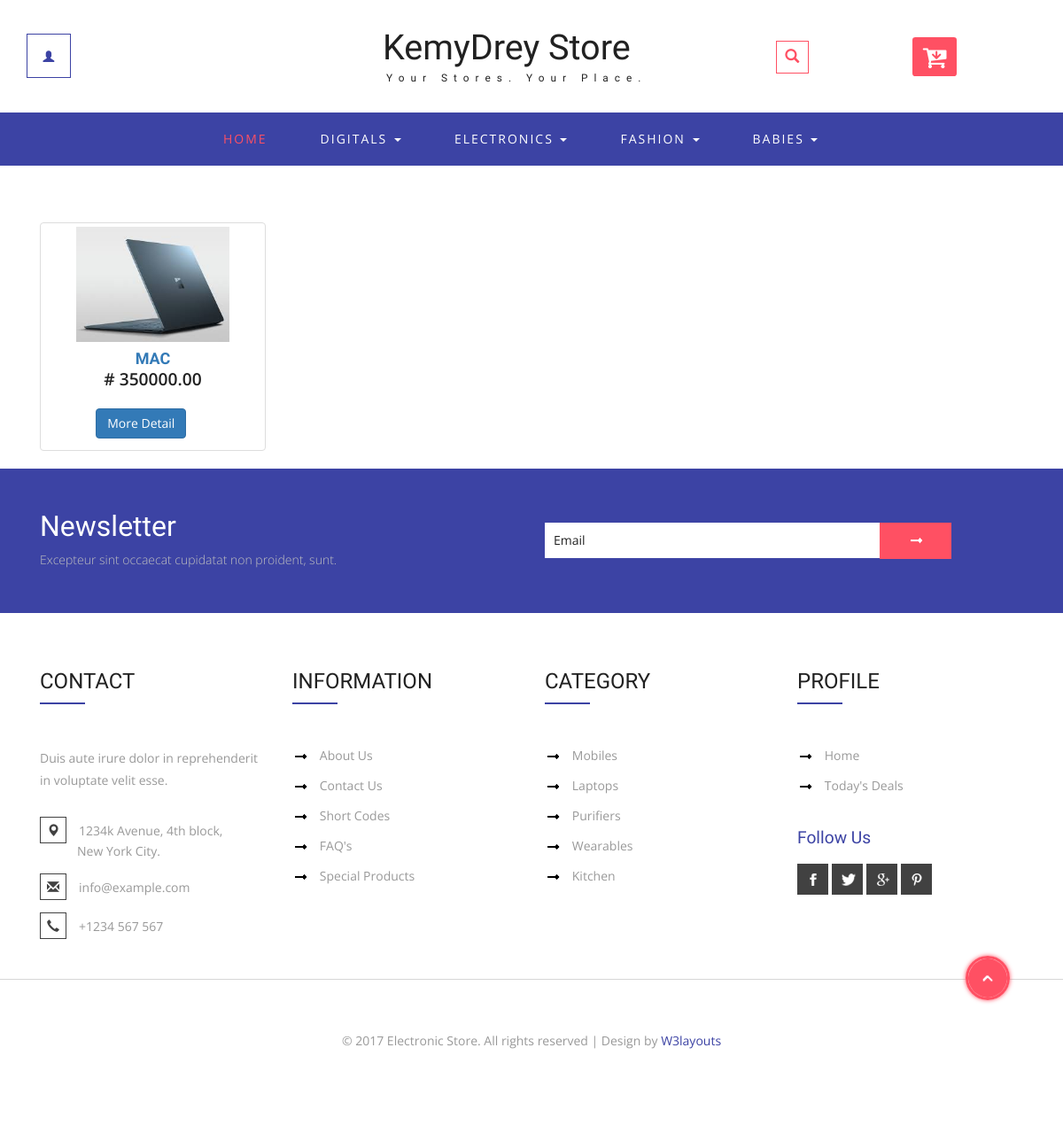
Screenshot of /items/laptops/ with the database file from the repository.
### onlineShop/models.py (models this page shows, shortened)
class Product(models.Model):
    main_category = models.ForeignKey(MainCategory, related_name='products', on_delete=models.SET_NULL, null=True)
    category = models.ForeignKey(Category, related_name='products', on_delete=models.SET_NULL, null=True)
    sub_category = models.ForeignKey(SubCategory, related_name='products', on_delete=models.SET_NULL, null=True)
    name = models.CharField(max_length=300)
    slug = models.SlugField(max_length=150, unique=False)
    description = models.TextField()
    brand = models.CharField(max_length=255, blank=True)
    quantity = models.PositiveIntegerField()
    available = models.BooleanField(default=True)
    image = models.ImageField(upload_to='products/', blank=True)
    manufacturer = models.CharField(max_length=300, blank=True)
    price = models.DecimalField(max_digits=15,decimal_places=2)
    created_at = models.DateTimeField(auto_now_add=True)
    updated_at = models.DateTimeField(auto_now=True)
    is_deleted = models.BooleanField(default=False)
    deleted_at = models.DateTimeField(blank=True, null=True)
    class Meta:
        ordering = ('name', )
        index_together = (('id', 'slug'),)

### onlineShop/views.py (the view)
# urls.py: path("items/laptops/", views.laptopPage, name="laptops"),
def laptopPage(request):
    product = Product.objects.filter(available=True, is_deleted = False, sub_category__name = 'Laptops')
    context = {
        'subcategories': product,
    }
    return render(request, "onlineShopTemplate/items/laptops.html", context)

### cart/context_processors.py (called while the page is built)
def cart(request):
    return {'cart': Cart(request)}

### onlineShop/Templates/onlineShopTemplate/items/laptops.html (shortened to what this page needs)
{% extends "onlineShopTemplate/layout.html" %}
 {% load static from staticfiles %}
 {% block content %}
	<div class="banner-bottom">
		<div class="container">
				{% for product in subcategories %}
                      <div class="col-md-3">
                     <div class="thumbnail modal_body_right_cart simpleCart_shelfItem">
                            <a href="#">
                                <img src="{% if product.image %} {{ product.image.url }} {% else %} {% static 'img/default.jpg' %} {% endif %}" alt="..." style="height: 130px; width: auto">
                            </a>
                            <div class="caption">
                                <h4 class="text-center font_weight_900">
                                    <a href="#">{{ product.name }}</a>
								</h4>
                                <p class="text-center" > # {{ product.price }}</p>
								<div class="row">
								<form action="#" method="post" class="col-md-6">
									<div class="row">
									<a class="w3ls-cart btn btn-primary col-md-offset-6" style="" href="{% url 'productDetails' product.id %}">More Detail</a>
									</div>
								</form>
                            </div>
							</div>
                        </div>
                      </div>
                  {% endfor %}
 {% endblock %}

### onlineShop/static/onlineShopStatic/css/utility.css (style rules this page uses)
.font_weight_900 { font-weight: 900 !important; }

### rows the page displays
Product: image (picture), name "MAC", price "350000.00"
